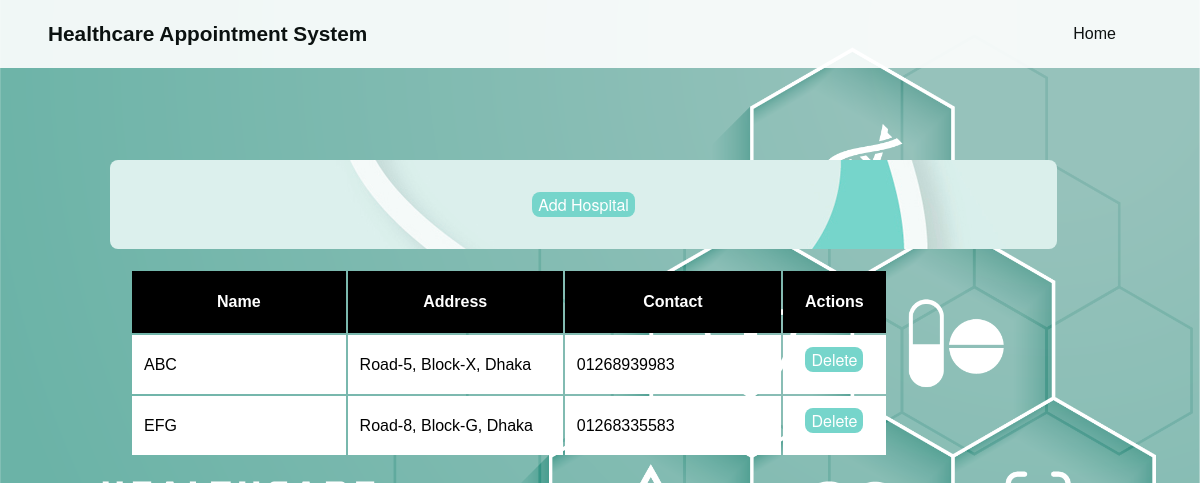
The app's page /change_hospitals.php, older data.
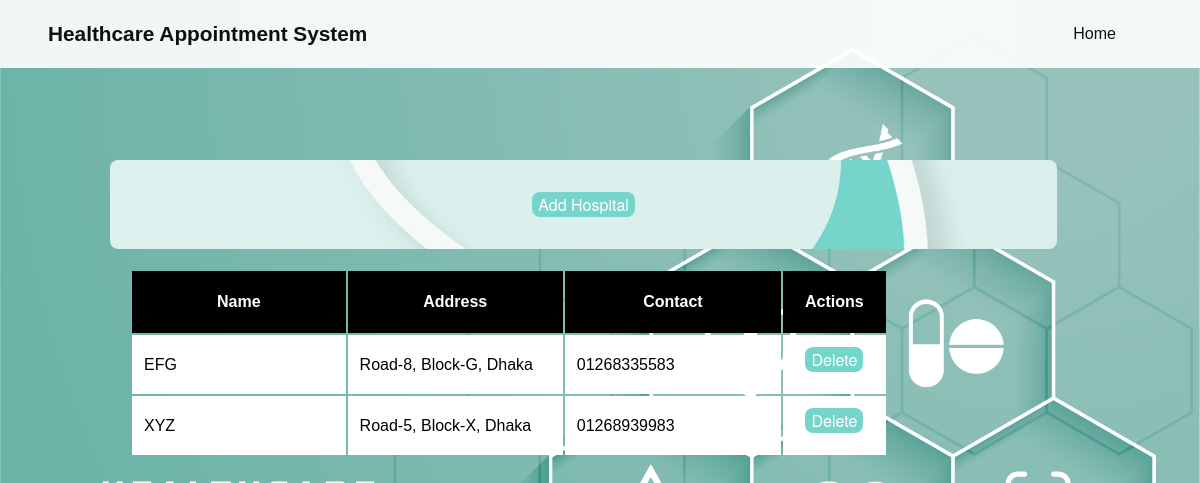
The same page, newer data.
### tables this page shows
CREATE TABLE `hospital` (
  `Name` varchar(40) NOT NULL,
  `Address` varchar(60) NOT NULL,
  `Contact` varchar(11) NOT NULL
);

### change_hospitals.php (the view, shortened to what this page needs)
<!DOCTYPE html>
<html lang="en">
<head>
    <link rel="stylesheet" href="styles/main_style.css">
    <link rel="stylesheet" href="styles/admin_table.css">
</head>
<body>
    <div class="container">
        <div class="main-content">
            <header class="header-main">
                <div class="wrapper">
                    <section class="logo">
                        <h1>Healthcare Appointment System</h1>
                    </section>
                    <nav class="nav-horizontal" id="topnav">
                        <a href="index.php">Home</a>
                    </nav>
                </div>
            </header>
            <main>
                <div class="wrapbox">
                    <article class="buttongroup">
                        <header>
                            <a href="forms/add_hospital.php"><button type="button">Add Hospital</button></a>
                        </header>
                        <div class="table-container">
                            <table class="table">
                                <tr>
                                    <th class="no-select">Name</th>
                                    <th class="no-select">Address</th>
                                    <th class="no-select">Contact</th>
                                    <th class="no-select">Actions</th>
                                </tr>
                                <?php
                                require_once("php_scripts/connect.php");
                                $sql = "SELECT * FROM hospital";
                                $result = $conn->query($sql);
                                if ($result->num_rows > 0) {
                                    while ($row = $result->fetch_assoc()) {
                                        echo "<tr>";
                                        echo "<td>" . $row["Name"] . "</td>";
                                        echo "<td>" . $row["Address"] . "</td>";
                                        echo "<td>" . $row["Contact"] . "</td>";
                                        echo "<td>
                                                <form method='POST'>
                                                    <input type='hidden' name='name_key' value='" . $row["Name"] . "'>
                                                    <input type='hidden' name='address_key' value='" . $row["Address"] . "'>
                                                    <button type='submit'>Delete</button>
                                                </form>
                                            </td>";
                                        echo "</tr>";
                                    }
                                } else {
                                    echo "<tr><td colspan='5'>No Hospitals Available.</td></tr>";
                                }
                                ?>
                            </table>
                        </div>
                    </article>
                </div>
            </main>
        </div>
    </div>
</body>
</html>

### styles/main_style.css (style rules this page uses)
body { padding-top: 50px; font-family: 'Montserrat', sans-serif; background-image: url(../assets/26363.png); background-size: cover; }
h1 { font-size: 2rem; margin-top: 2rem; margin-bottom: 1.6rem; }
.nav-horizontal { display: flex; align-items: center; padding: 20px; }
.nav-horizontal a { color: black; padding: 0px 1rem; text-decoration: none; }
.header-main { position: absolute; top: 0; left: 0; right: 0; transition: background-color 0.5s ease; }
#topnav a { display: inline-block; padding: 0.3rem 0.5rem; background-color: rgb(255, 255, 255); border-radius: 4px; color: black; text-decoration: none; margin-right: 8px; transition: background-color 0.5s ease, box-shadow 0.5s ease, color 0.5s ease; }
.wrapper { max-width: 1400px; padding: 0px 4vw; margin: 0px auto; }
.wrapbox { border-radius: 8px; width: 80%; margin-top: 70px; margin-left: 70px; padding: 2rem; }
.logo { display: flex; align-items: center; vertical-align:top; }
.logo h1 { font-size: 1.3rem; margin: 0px; }
.header-main .wrapper { display: flex; justify-content: space-between; align-items: center; flex-wrap: wrap; }
.main-content { margin-bottom: 100px; }

### styles/admin_table.css (style rules this page uses)
.table-container { flex: 1; max-height: 400px; overflow: auto; padding: 20px; width: 80%; }
.table th { background-color: #f2f2f2; padding: 10px; position:sticky; top: 0; }
.table tr th { margin: auto; width: 30%; padding: 20px; border: 2px solid black; background-color: black; color: white; transition: background-color 0.5s ease; }
.table tr td { margin: auto; width: 30%; padding: 10px; border: 2px solid white; background-color: white; color: black; }
.table tr td form { margin-bottom: 10px; }
.no-select { user-select: none; }
.buttongroup button { background-color: rgb(118, 213, 203); display: block; border: none; border-radius: 8px; margin: 0px auto; overflow: hidden; position: relative; transition: background-color 0.5s ease, box-shadow 0.5s ease, color 0.5s ease; font-family: "Helvetica Neue", Arial, sans-serif; font-size: 1.0rem; color: white; }
.buttongroup a { text-decoration: none; }
.buttongroup { display: inline-block; }
.buttongroup header { border-radius: 8px; background-image: url('../assets/v870-tang-36.jpg'); padding: 2rem 24rem 2rem 24rem; }

Row changes from the older to the newer data that the page shows:
removed hospital: Name "ABC", Address "Road-5, Block-X, Dhaka", Contact "01268939983"
added hospital: Name "XYZ", Address "Road-5, Block-X, Dhaka", Contact "01268939983"
